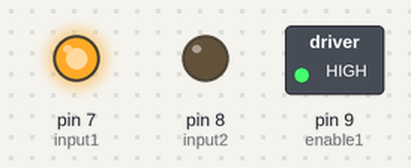
Simulated run of this sketch. Board: Arduino Uno, built with avr-gcc and run on an emulated ATmega328P. Shown: switched loads named in the sketch (green lamp = pin HIGH), output pins drawn as LEDs (lit = HIGH).

Above: at 0.1 s.
Timing chart, 0 to 1.6 s (numbered marks = the images above):
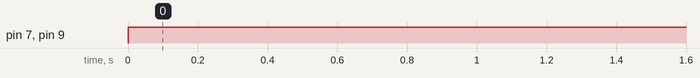

Measured:
- by itself, pin 7 (input1), pin 9 (enable1): LOW → HIGH at 0.00 s

The sketch:

dc_motor.ino
```cpp
const int input1 = 7;
const int input2 = 8;
const int enable1 = 9;

void setup() {
  pinMode(input1, OUTPUT);
  pinMode(input2, OUTPUT);
  pinMode(enable1, OUTPUT);
}

void loop() {
  digitalWrite(input1 , HIGH);
  digitalWrite(input2 , LOW);
  analogWrite(enable1,255) ;
}
```
